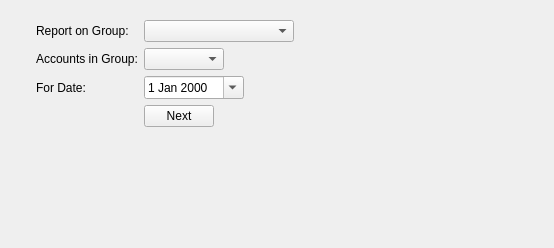
<?xml version="1.0" encoding="UTF-8"?>
<ui version="4.0">
 <class>AccountsBalanceSummary</class>
 <widget class="QWidget" name="AccountsBalanceSummary">
  <property name="geometry">
   <rect>
    <x>0</x>
    <y>0</y>
    <width>554</width>
    <height>248</height>
   </rect>
  </property>
  <property name="windowTitle">
   <string>Form</string>
  </property>
  <layout class="QGridLayout" name="gridLayout">
   <item row="0" column="0">
    <widget class="QFrame" name="frame">
     <property name="maximumSize">
      <size>
       <width>500</width>
       <height>16777215</height>
      </size>
     </property>
     <property name="frameShape">
      <enum>QFrame::NoFrame</enum>
     </property>
     <property name="frameShadow">
      <enum>QFrame::Raised</enum>
     </property>
     <layout class="QFormLayout" name="formLayout">
      <item row="1" column="0">
       <widget class="QLabel" name="label_3">
        <property name="text">
         <string>Report on Group:</string>
        </property>
       </widget>
      </item>
      <item row="1" column="1">
       <widget class="QComboBox" name="accgroup">
        <property name="maximumSize">
         <size>
          <width>150</width>
          <height>16777215</height>
         </size>
        </property>
       </widget>
      </item>
      <item row="2" column="0">
       <widget class="QLabel" name="label_4">
        <property name="text">
         <string>Accounts in Group:</string>
        </property>
       </widget>
      </item>
      <item row="2" column="1">
       <widget class="QComboBox" name="accgroup_sub">
        <property name="maximumSize">
         <size>
          <width>80</width>
          <height>16777215</height>
         </size>
        </property>
       </widget>
      </item>
      <item row="4" column="1">
       <widget class="QPushButton" name="btn_next">
        <property name="maximumSize">
         <size>
          <width>70</width>
          <height>16777215</height>
         </size>
        </property>
        <property name="text">
         <string>Next</string>
        </property>
       </widget>
      </item>
      <item row="3" column="1">
       <widget class="QDateEdit" name="duedate">
        <property name="maximumSize">
         <size>
          <width>100</width>
          <height>16777215</height>
         </size>
        </property>
        <property name="calendarPopup">
         <bool>true</bool>
        </property>
       </widget>
      </item>
      <item row="3" column="0">
       <widget class="QLabel" name="label_2">
        <property name="text">
         <string>For Date:</string>
        </property>
       </widget>
      </item>
     </layout>
    </widget>
   </item>
  </layout>
 </widget>
 <resources/>
 <connections/>
</ui>
